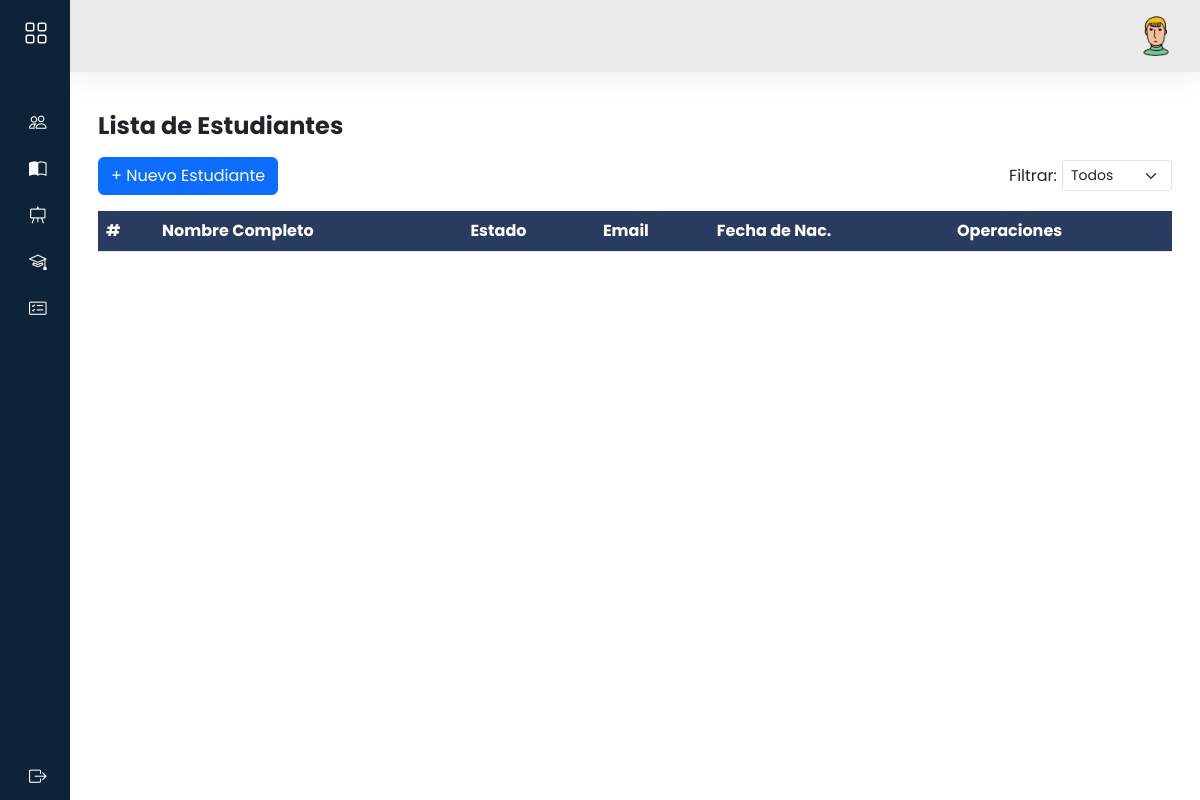
The app's page /admi/estudiantes/, older data.
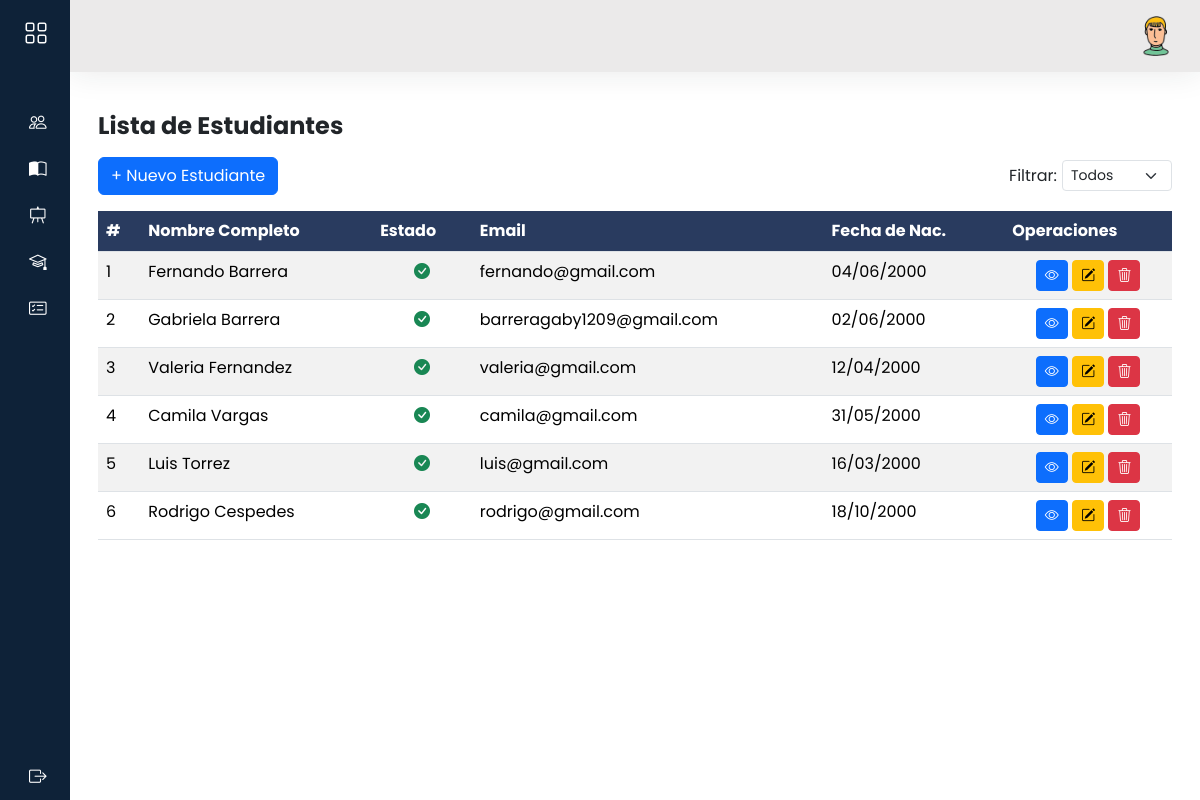
The same page, newer data.
### models/estudiante_model.py (models this page shows, shortened)
class Estudiante(db.Model):
    __tablename__ = 'estudiantes'
    id = db.Column(db.Integer, primary_key=True)
    matricula = db.Column(db.String(20), unique=True)
    fecha_nac = db.Column(db.DateTime,nullable=False)
    genero = db.Column(db.String(10),nullable=False)
    telefono = db.Column(db.String(20),nullable=False)
    ci = db.Column(db.String(20),nullable=False)
    usuario_id = db.Column(db.Integer, db.ForeignKey('usuarios.id'),nullable=False)
    usuario = db.relationship('Usuario', back_populates='estudiantes')
    inscripciones = db.relationship('Inscripcion',back_populates='estudiante')
    @staticmethod
    def get_all():
        return Estudiante.query.all()

### models/usuario_model.py (models this page shows, shortened)
class Usuario(db.Model, UserMixin):
    __tablename__='usuarios'
    id = db.Column(db.Integer,primary_key=True)
    nombre = db.Column(db.String(80),nullable=False)
    apellido = db.Column(db.String(100))
    email = db.Column(db.String(120), unique=True)
    username = db.Column(db.String(20),nullable=False)
    password = db.Column(db.String,nullable=False)
    activo = db.Column(db.Boolean, default=True,nullable=False)
    rol_id = db.Column(db.Integer, db.ForeignKey('rol.id'), nullable=False)
    rol = db.relationship('Rol', back_populates='usuarios')
    docentes = db.relationship('Docente', backref='usuario_rel', lazy=True, cascade='all, delete-orphan')
    estudiantes = db.relationship('Estudiante', backref='usuario_rel', lazy=True, cascade='all, delete-orphan')
    def delete(self):
        db.session.delete(self)
        db.session.commit()

### controllers/admi/estudiante_controller.py (the view)
@estudiante_bp.route("/")
def index():
    estudiantes = Estudiante.get_all()
    rol_estudiante = Rol.query.filter_by(nombre='Estudiante').first()
    usuarios = Usuario.query.filter_by(rol_id=rol_estudiante.id).all() if rol_estudiante else []
    return estudiante_view.list(estudiantes, usuarios)

### views/admi/estudiante_view.py (called while the page is built)
def list(estudiantes,usuarios):
    return render_template('admi/estudiantes/index.html',estudiantes=estudiantes,usuarios=usuarios)

### templates/admi/estudiantes/index.html (shortened to what this page needs)
{% extends 'admi/baseAdmi.html' %}
{% block content %}
<h3 class="fw-bold fs-4 my-3">Lista de Estudiantes
</h3>
<div class="d-flex justify-content-between align-items-center mb-3" style="gap: 10px;">
    <a data-bs-toggle="modal" data-bs-target="#modalNuevoEstudiante" class="btn btn-primary">
        + Nuevo Estudiante
    </a>
    <div class="d-flex align-items-center" style="gap: 5px;">
        <label for="filtroEstado" class="form-label mb-0">Filtrar:</label>
        <select id="filtroEstado" class="form-select form-select-sm" style="max-width: 150px;">
            <option value="">Todos</option>
        </select>
    </div>
</div>
<div class="row">
    <div class="col-12">
        <div class="table-responsive data-table">
            <table id="mi-tabla" class="table table-striped  display nowrap" style="width:100%">
                <thead>
                    <tr class="highlight">
                        <th>#</th>
                        <th>Nombre Completo</th>
                        <th>Estado</th>
                        <th>Email</th>
                        <th>Fecha de Nac. </th>
                        <th>Operaciones</th>
                    </tr>
                </thead>
                <tbody>
                    {%for item in estudiantes%}
                    <tr>
                        <td>{{item.id}}</td>
                        <td>{{item.usuario.nombre}} {{ item.usuario.apellido }}</td>
                        <td class="text-center" data-search="{{ 'activo' if item.activo else 'inactivo' }}">
                            {% if item.usuario.activo %}
                            <i class="bi bi-check-circle-fill text-success"></i>
                            {% else %}
                            <i class="bi bi-x-circle-fill text-danger"></i>
                            {% endif %}
                        </td>
                        <td>{{item.usuario.email}}</td>
                        <td>{{item.fecha_nac.strftime('%d/%m/%Y')}}</td>
                        <td class="text-center">
                            <a data-bs-toggle="modal" data-bs-target="#modalVistaEstudiante{{ item.id }}"
                                class="btn btn-primary btn-sm"><i class=" bi bi-eye"></i></a>
                            <a data-bs-toggle="modal" data-bs-target="#modalEditarEstudiante{{ item.id }}"
                                class="btn btn-warning btn-sm"><i class="bi bi-pencil-square"></i></a>
                            <a class="btn btn-danger btn-sm" data-bs-toggle="modal"
                                data-bs-target="#modalConfirmarEliminar"
                                data-url="{{ url_for('estudiante.delete', id=item.id) }}">
                                <i class="bi bi-trash3"></i>
                            </a>
                        </td>
                    </tr>
                    {%endfor%}
                </tbody>
            </table>
        </div>
    </div>
</div>
{% endblock %}

Row changes from the older to the newer data that the page shows:
added Estudiante: id "1", usuario.nombre "Fernando", usuario.apellido "Barrera", usuario.email "fernando@gmail.com", fecha_nac "04/06/2000"
added Estudiante: id "2", usuario.nombre "Gabriela", usuario.apellido "Barrera", usuario.email "barreragaby1209@gmail.com", fecha_nac "02/06/2000"
added Estudiante: id "3", usuario.nombre "Valeria", usuario.apellido "Fernandez", usuario.email "valeria@gmail.com", fecha_nac "12/04/2000"
added Estudiante: id "4", usuario.nombre "Camila", usuario.apellido "Vargas", usuario.email "camila@gmail.com", fecha_nac "31/05/2000"
added Estudiante: id "5", usuario.nombre "Luis", usuario.apellido "Torrez", usuario.email "luis@gmail.com", fecha_nac "16/03/2000"
added Estudiante: id "6", usuario.nombre "Rodrigo", usuario.apellido "Cespedes", usuario.email "rodrigo@gmail.com", fecha_nac "18/10/2000"
